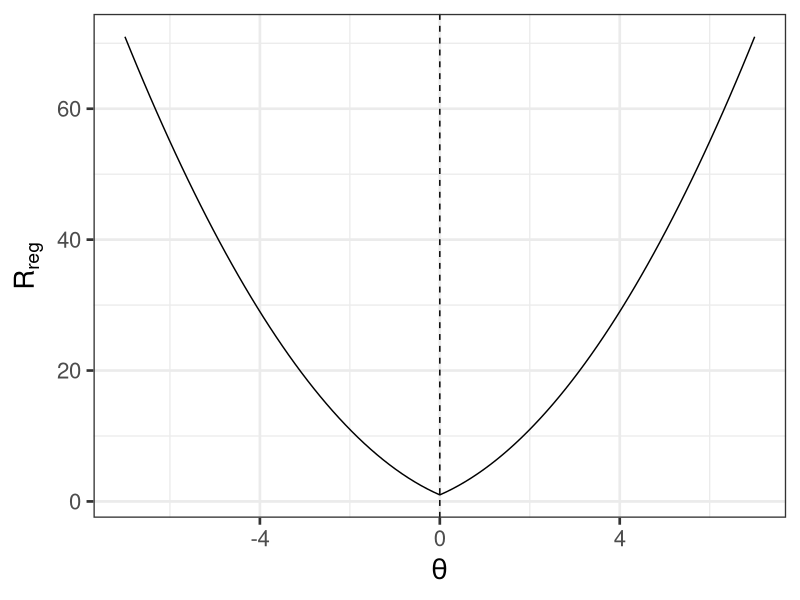
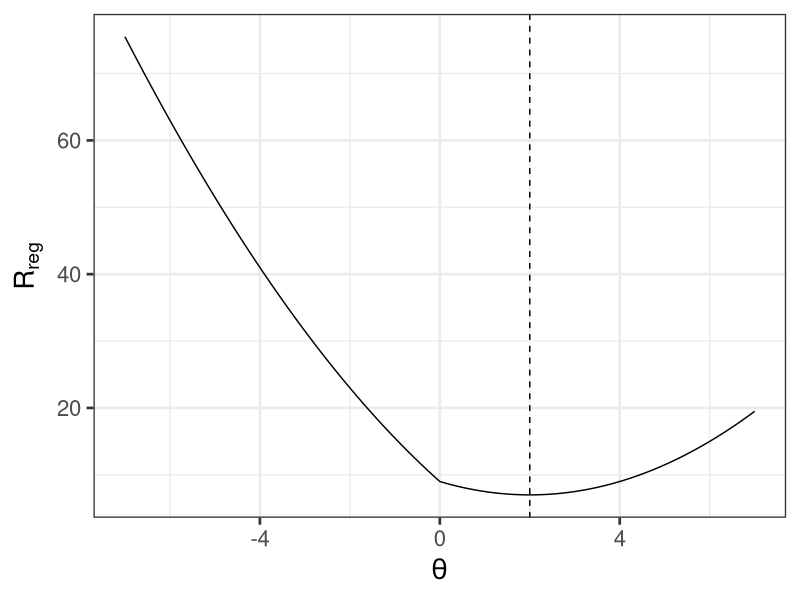
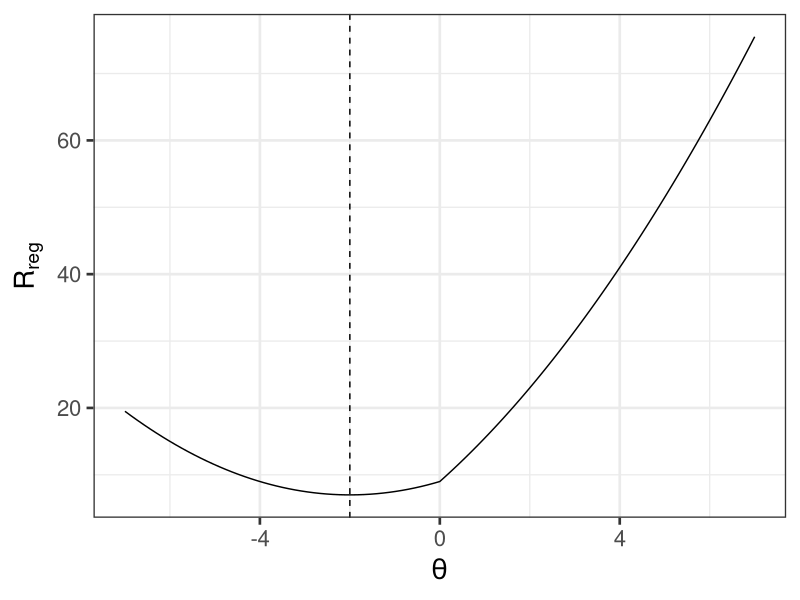

Write the R code that produced these figures, in order.
library(ggplot2)

lambda = 2

fun1 <- function(x){
  return(x^2 + 3*abs(x)+ 1)
}

fun2 <- function(x){
  return(0.5*(x-4)^2 + lambda*abs(x)+ 1)
}

fun3 <- function(x){
  return(0.5*(x+4)^2 + lambda*abs(x)+ 1)
}


p1 <- ggplot() +
  xlim(-7, 7) +
  geom_function(fun = fun1) +
  xlab(expression(theta)) +
  ylab(expression(R[reg])) +
  geom_vline(xintercept = 0,
             linetype="dashed") +
  theme_bw(base_size = 20)

pdf("../figure/th_l1_zero.pdf")
print(p1)
dev.off()

p2 <- ggplot() +
  xlim(-7, 7) +
  geom_function(fun = fun2) +
  xlab(expression(theta)) +
  ylab(expression(R[reg])) +
  geom_vline(xintercept = 4 - lambda,
             linetype="dashed") +
  theme_bw(base_size = 20)

pdf("../figure/th_l1_pos.pdf")
print(p2)
dev.off()

p3 <- ggplot() +
  xlim(-7, 7) +
  geom_function(fun = fun3) +
  xlab(expression(theta)) +
  ylab(expression(R[reg])) +
  geom_vline(xintercept = -4 + lambda,
             linetype="dashed") +
  theme_bw(base_size = 20)


pdf("../figure/th_l1_neg.pdf")
print(p3)
dev.off()
